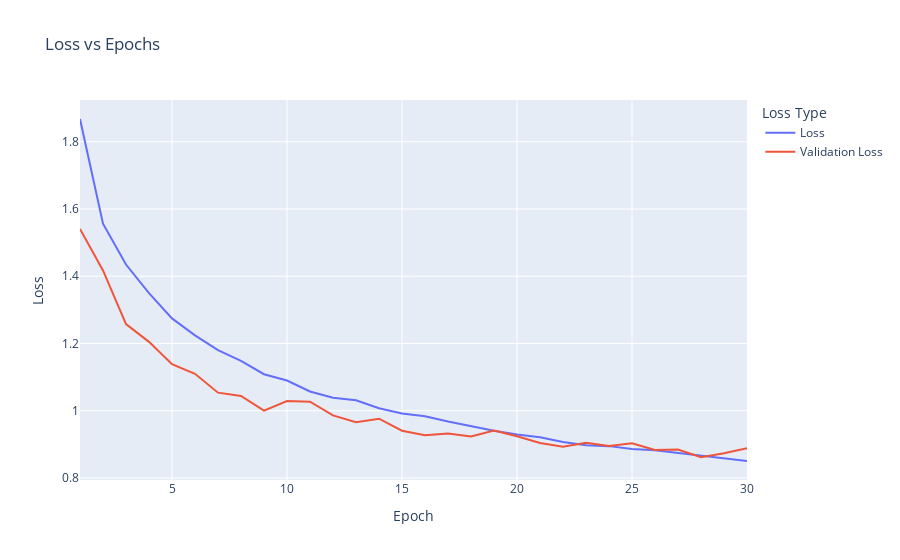

Notebook code cell kept with this figure:
### Code cell
import plotly.express as px
import pandas as pd

# Create a DataFrame from the training and validation loss history
history_data = {
    'Epoch': list(range(1, len(model.history.history['loss']) + 1)),
    'Loss': model.history.history['loss'],
    'Validation Loss': model.history.history['val_loss']
}

history_df = pd.DataFrame(history_data)

# Create the plot using Plotly Express
fig = px.line(history_df, x='Epoch', y=['Loss', 'Validation Loss'], 
              labels={'Epoch': 'Epoch', 'value': 'Loss'}, 
              title="Loss vs Epochs")
fig.update_layout(
    legend_title="Loss Type",
    xaxis_title="Epoch",
    yaxis_title="Loss"
)

# Show the plot
fig.show()

### Figure 1 — Plotly figure (JSON) as saved in the notebook; plotly's stock layout.template omitted (floating-point values rounded to 4 significant figures)
{"data": [{"hovertemplate": "variable=Loss<br>Epoch=%{x}<br>Loss=%{y}<extra></extra>", "legendgroup": "Loss", "line": {"color": "#636efa", "dash": "solid"}, "marker": {"symbol": "circle"}, "mode": "lines", "name": "Loss", "orientation": "v", "showlegend": true, "type": "scatter", "x": [1, 2, 3, 4, 5, 6, 7, 8, 9, 10, 11, 12, 13, 14, 15, 16, 17, 18, 19, 20, 21, 22, 23, 24, 25, 26, 27, 28, 29, 30], "xaxis": "x", "y": [1.868, 1.556, 1.435, 1.349, 1.275, 1.224, 1.18, 1.148, 1.109, 1.09, 1.057, 1.038, 1.031, 1.007, 0.9916, 0.9836, 0.9682, 0.9543, 0.9407, 0.9295, 0.9209, 0.9071, 0.8976, 0.8947, 0.8863, 0.8826, 0.8743, 0.8663, 0.8571, 0.8505], "yaxis": "y"}, {"hovertemplate": "variable=Validation Loss<br>Epoch=%{x}<br>Loss=%{y}<extra></extra>", "legendgroup": "Validation Loss", "line": {"color": "#EF553B", "dash": "solid"}, "marker": {"symbol": "circle"}, "mode": "lines", "name": "Validation Loss", "orientation": "v", "showlegend": true, "type": "scatter", "x": [1, 2, 3, 4, 5, 6, 7, 8, 9, 10, 11, 12, 13, 14, 15, 16, 17, 18, 19, 20, 21, 22, 23, 24, 25, 26, 27, 28, 29, 30], "xaxis": "x", "y": [1.54, 1.417, 1.258, 1.205, 1.138, 1.11, 1.054, 1.044, 1.0, 1.029, 1.027, 0.9862, 0.9659, 0.9763, 0.9406, 0.9267, 0.9326, 0.9236, 0.9412, 0.924, 0.9038, 0.8927, 0.905, 0.8947, 0.903, 0.8834, 0.8847, 0.8614, 0.8734, 0.8887], "yaxis": "y"}], "layout": {"legend": {"title": {"text": "Loss Type"}, "tracegroupgap": 0}, "title": {"text": "Loss vs Epochs"}, "xaxis": {"anchor": "y", "domain": [0, 1], "title": {"text": "Epoch"}}, "yaxis": {"anchor": "x", "domain": [0, 1], "title": {"text": "Loss"}}}}
